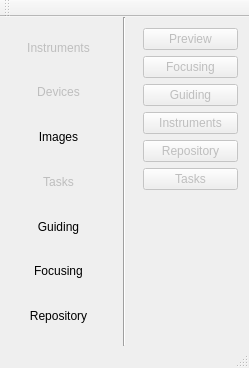
<?xml version="1.0" encoding="UTF-8"?>
<ui version="4.0">
 <class>snowgui::MainWindow</class>
 <widget class="QMainWindow" name="MainWindow">
  <property name="enabled">
   <bool>true</bool>
  </property>
  <property name="geometry">
   <rect>
    <x>0</x>
    <y>0</y>
    <width>249</width>
    <height>368</height>
   </rect>
  </property>
  <property name="sizePolicy">
   <sizepolicy hsizetype="Fixed" vsizetype="Fixed">
    <horstretch>0</horstretch>
    <verstretch>0</verstretch>
   </sizepolicy>
  </property>
  <property name="minimumSize">
   <size>
    <width>0</width>
    <height>0</height>
   </size>
  </property>
  <property name="maximumSize">
   <size>
    <width>16777215</width>
    <height>16777215</height>
   </size>
  </property>
  <property name="windowTitle">
   <string>MainWindow</string>
  </property>
  <widget class="QWidget" name="centralWidget">
   <property name="enabled">
    <bool>true</bool>
   </property>
   <property name="autoFillBackground">
    <bool>false</bool>
   </property>
   <property name="locale">
    <locale language="C" country="AnyCountry"/>
   </property>
   <layout class="QHBoxLayout" name="horizontalLayout">
    <property name="leftMargin">
     <number>0</number>
    </property>
    <property name="topMargin">
     <number>0</number>
    </property>
    <property name="rightMargin">
     <number>0</number>
    </property>
    <property name="bottomMargin">
     <number>0</number>
    </property>
    <item>
     <widget class="QWidget" name="servicesWidget" native="true">
      <layout class="QVBoxLayout" name="verticalLayout">
       <item>
        <widget class="QLabel" name="instrumentsLabel">
         <property name="enabled">
          <bool>false</bool>
         </property>
         <property name="frameShape">
          <enum>QFrame::NoFrame</enum>
         </property>
         <property name="text">
          <string>Instruments</string>
         </property>
         <property name="alignment">
          <set>Qt::AlignCenter</set>
         </property>
         <property name="margin">
          <number>0</number>
         </property>
         <property name="indent">
          <number>-1</number>
         </property>
        </widget>
       </item>
       <item>
        <widget class="QLabel" name="devicesLabel">
         <property name="enabled">
          <bool>false</bool>
         </property>
         <property name="autoFillBackground">
          <bool>false</bool>
         </property>
         <property name="text">
          <string>Devices</string>
         </property>
         <property name="alignment">
          <set>Qt::AlignCenter</set>
         </property>
        </widget>
       </item>
       <item>
        <widget class="QLabel" name="imagesLabel">
         <property name="text">
          <string>Images</string>
         </property>
         <property name="alignment">
          <set>Qt::AlignCenter</set>
         </property>
        </widget>
       </item>
       <item>
        <widget class="QLabel" name="tasksLabel">
         <property name="enabled">
          <bool>false</bool>
         </property>
         <property name="text">
          <string>Tasks</string>
         </property>
         <property name="alignment">
          <set>Qt::AlignCenter</set>
         </property>
        </widget>
       </item>
       <item>
        <widget class="QLabel" name="guidingLabel">
         <property name="text">
          <string>Guiding</string>
         </property>
         <property name="alignment">
          <set>Qt::AlignCenter</set>
         </property>
        </widget>
       </item>
       <item>
        <widget class="QLabel" name="focusingLabel">
         <property name="text">
          <string>Focusing</string>
         </property>
         <property name="alignment">
          <set>Qt::AlignCenter</set>
         </property>
        </widget>
       </item>
       <item>
        <widget class="QLabel" name="repositoryLabel">
         <property name="text">
          <string>Repository</string>
         </property>
         <property name="alignment">
          <set>Qt::AlignCenter</set>
         </property>
        </widget>
       </item>
      </layout>
     </widget>
    </item>
    <item>
     <widget class="Line" name="servicesseparatorLine">
      <property name="orientation">
       <enum>Qt::Vertical</enum>
      </property>
     </widget>
    </item>
    <item>
     <widget class="QWidget" name="appsWidget" native="true">
      <layout class="QGridLayout" name="gridLayout">
       <item row="0" column="0">
        <widget class="QPushButton" name="appPreviewButton">
         <property name="enabled">
          <bool>false</bool>
         </property>
         <property name="text">
          <string>Preview</string>
         </property>
        </widget>
       </item>
       <item row="1" column="0">
        <widget class="QPushButton" name="appFocusingButton">
         <property name="enabled">
          <bool>false</bool>
         </property>
         <property name="text">
          <string>Focusing</string>
         </property>
        </widget>
       </item>
       <item row="6" column="0">
        <spacer name="verticalSpacer">
         <property name="orientation">
          <enum>Qt::Vertical</enum>
         </property>
         <property name="sizeHint" stdset="0">
          <size>
           <width>20</width>
           <height>40</height>
          </size>
         </property>
        </spacer>
       </item>
       <item row="3" column="0">
        <widget class="QPushButton" name="appInstrumentsButton">
         <property name="enabled">
          <bool>false</bool>
         </property>
         <property name="text">
          <string>Instruments</string>
         </property>
        </widget>
       </item>
       <item row="2" column="0">
        <widget class="QPushButton" name="appGuidingButton">
         <property name="enabled">
          <bool>false</bool>
         </property>
         <property name="text">
          <string>Guiding</string>
         </property>
        </widget>
       </item>
       <item row="4" column="0">
        <widget class="QPushButton" name="appRepositoryButton">
         <property name="enabled">
          <bool>false</bool>
         </property>
         <property name="text">
          <string>Repository</string>
         </property>
        </widget>
       </item>
       <item row="5" column="0">
        <widget class="QPushButton" name="appTasksButton">
         <property name="enabled">
          <bool>false</bool>
         </property>
         <property name="text">
          <string>Tasks</string>
         </property>
        </widget>
       </item>
      </layout>
     </widget>
    </item>
   </layout>
  </widget>
  <widget class="QMenuBar" name="menuBar">
   <property name="geometry">
    <rect>
     <x>0</x>
     <y>0</y>
     <width>249</width>
     <height>22</height>
    </rect>
   </property>
  </widget>
  <widget class="QToolBar" name="mainToolBar">
   <attribute name="toolBarArea">
    <enum>TopToolBarArea</enum>
   </attribute>
   <attribute name="toolBarBreak">
    <bool>false</bool>
   </attribute>
  </widget>
  <widget class="QStatusBar" name="statusBar"/>
 </widget>
 <layoutdefault spacing="6" margin="11"/>
 <resources/>
 <connections/>
 <slots>
  <slot>launchPreview()</slot>
  <slot>launchFocusing()</slot>
 </slots>
</ui>
